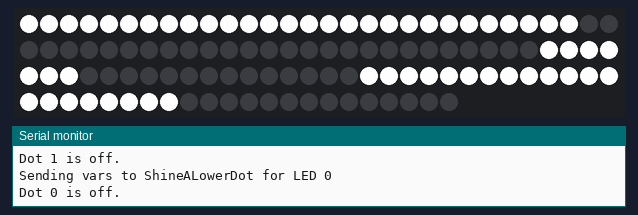
Recording of a sketch running on a simulated Arduino Uno, built with avr-gcc and run on an emulated ATmega328P. Shown: 112 RGB LEDs in strip order, left to right, continuing on the next row, the last lines printed to the serial monitor.

Above: at 5.2 s.
At 15.3 s:
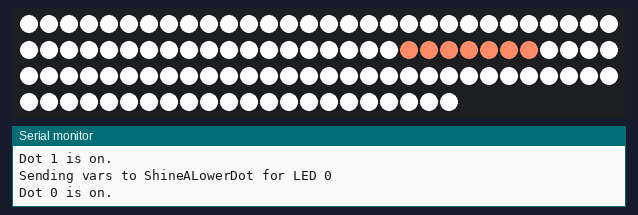
At 25.4 s:
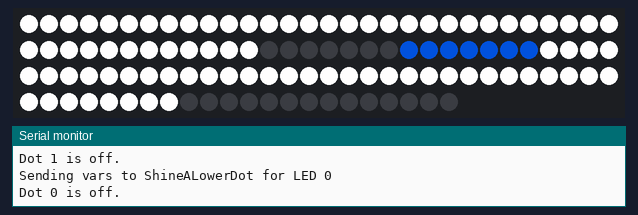
At 35.5 s:
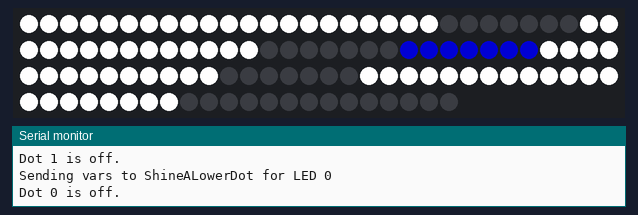
At 65.8 s:
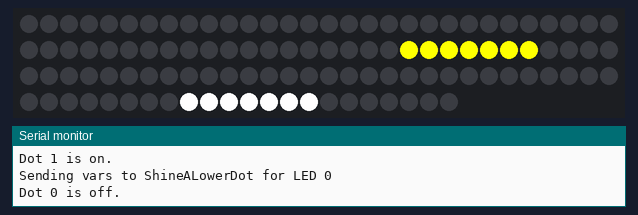
At 116.5 s:
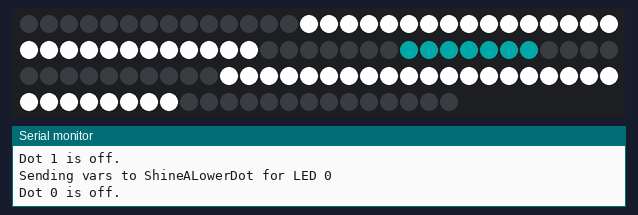

The sketch:

Main.ino
```cpp
//Hello Libraries
  #include <FastLED.h>

//There are probably a bunch of variables I need to define. So let's do that
//WiFi Variables go here
//NTP server goes here

//PIN for 2812 IO goes here
  #define DATA_PIN 5  //Currently, we listen on D5, which corresponds to 5
  #define NUM_LEDS 112 //This is the total number of LEDs (8*112)

  CRGB leds[NUM_LEDS];

//PIN for switch button goes here


void setup() {

//We initialise FastLED and add the LEDs to it.
  FastLED.addLeds<NEOPIXEL, DATA_PIN>(leds, NUM_LEDS);

//Probably need to get this motherfucker online
//Then need to get a date and time. These values are unlikely to be unstable, unless some really weird shit goes down.
//

//For debugging purposes, we want to listen to the Serial Port
Serial.begin(115200);
delay(5000);
Serial.println("Hello there");

}

void loop() {

  //This is where we want to get initially. Display a pseudo time (before we actually implement a real time clock)
  //In order to do this we will trigger the display binary feature. In our example the time is 15:57, the output should be
  //00001111
  //00111001
  Serial.println("15 und 57");
  displayBinary(15,57,0xFEFEFE,0xCD0000);
  delay(10000);
    Serial.println("300 und 400");
  displayBinary(300,400,0xFEFEFE,0x3B8B68);
  delay(10000);
    Serial.println("0 und 0");
  displayBinary(0,0,0xFEFEFE,0xA93796);
  delay(10000);
    Serial.println("23 und 59");
  displayBinary(23,59,0xFEFEFE,0x00080);
  delay(10000);
    Serial.println("12 und 12");
  displayBinary(12,12,0xFEFEFE,0xA52A2A);
    delay(10000);
      Serial.println("255 und 254");
  displayBinary(255,254,0xFEFEFE,0xFFC0CB);
    delay(10000);
      Serial.println("128 und 64");
  displayBinary(128,64,0xFEFEFE,0xFFFF00);
    delay(10000);
      Serial.println("77 und 88");
  displayBinary(77,88,0xFEFEFE,0x9ACD32);
}


void displayBinary(int upperByte, int lowerByte, int baseClr, int pageClr) {

 //This function will process two input values, alongside a colour set on LED1 to give a visual
 //indication of what page we are looking at. I.e. every page has it's own colour. Additionally
 //we will allow for the digit color to be adjusted

 //Let's do some reality checks. First things first, with 8 bit we can display values from 0-255
 //TODO: Let's round the values first. Then make sure both values are < 256. If the values are
 //larger than 255, we'll just make them 255. As they say in German: was nicht passt wird passend gemacht.

 if (upperByte > 255) {upperByte = 255;}
 if (lowerByte > 255) {lowerByte = 255;}
 Serial.println("Values cut off at 255. Just to confirm, the values are now:");
 Serial.print(upperByte);
 Serial.print(" on the upper line and on the lower ");
 Serial.println(lowerByte);

//Now let's decompose the two ints to binary digit thingies.
//Method 1 using the itob function

char* BinUpperLEDs = itob3(upperByte);
Serial.print("Upper line in binary: ");
Serial.println(BinUpperLEDs);
char* BinLowerLEDs = itob2(lowerByte);
Serial.print("Lower line in binary: ");
Serial.println(BinLowerLEDs);
Serial.println();

//Let's do LEDs

//Let's do the easy bit first and define 08 in the page colour
int basenumber;
for (basenumber = 49; basenumber < 56; ++basenumber) {
  leds[basenumber] = pageClr;
}
  Serial.print("Redering the page with the colour ");
  Serial.println(baseClr);

//Now let's check every digit on line 1

 //First things first, for testing, let's rip the array open
 Serial.println("Ripping the array open. Displaying every bit manually for Line ONE:");
 Serial.print(BinUpperLEDs[0]);
 Serial.print(BinUpperLEDs[1]);
 Serial.print(BinUpperLEDs[2]);
 Serial.print(BinUpperLEDs[3]);
 Serial.print(BinUpperLEDs[4]);
 Serial.print(BinUpperLEDs[5]);
 Serial.print(BinUpperLEDs[6]);
 Serial.println(BinUpperLEDs[7]);

// Upper LEDs are 7-1
  Serial.println("\n\n Let's determine the status for every dot ofthe upper 7 LEDs");

int LEDlocUp = 7;
while (LEDlocUp > 0)
{
    Serial.print("Sending vars to ShineAUpperDot for LED ");
    Serial.println(LEDlocUp);
    ShineAUpperDot (LEDlocUp, BinUpperLEDs, baseClr);
    LEDlocUp = LEDlocUp-1;
}

/* NOTE TO MYSELF

The upcoming code is so damn repetitive, it should be
fairly easy to get this down to a few lines of code.
I would stick by the principle though, but but in a lot
more loops and stuffs.

*/
//Let's check every digit on line 2
 //First things first, for testing, let's rip the array open
 Serial.println("Ripping the array open. Displaying every bit manually for Line TWO:");
 Serial.print(BinLowerLEDs[0]);
 Serial.print(BinLowerLEDs[1]);
 Serial.print(BinLowerLEDs[2]);
 Serial.print(BinLowerLEDs[3]);
 Serial.print(BinLowerLEDs[4]);
 Serial.print(BinLowerLEDs[5]);
 Serial.print(BinLowerLEDs[6]);
 Serial.println(BinLowerLEDs[7]);


  //Lower LEDs are 7-0
Serial.println("\n\n Let's determine the status for every dot of lower 8 LEDs");
int LEDlocLow = 7;
while (LEDlocLow > -1)
{
    Serial.print("Sending vars to ShineALowerDot for LED ");
    Serial.println(LEDlocLow);
    ShineALowerDot (LEDlocLow, BinLowerLEDs, baseClr);
    LEDlocLow = LEDlocLow-1;
}


//We have identified every dot that should be on or off. There's only one thing left to do.
//Launch the fireworks.
//3....
//2....
//1....
//IGNITION

      FastLED.show();
      memset(BinUpperLEDs, 0, sizeof(BinUpperLEDs));
      memset(BinLowerLEDs, 0, sizeof(BinLowerLEDs));
}

/* Essential functions */

   char* itob3(int i3) {
      static char bits3[8] = {'0','0','0','0','0','0','0','0'};
      int bits_index3 = 7;
      while ( i3 > 0 ) {
         bits3[bits_index3--] = (i3 & 1) + '0';
         i3 = ( i3 >> 1);
      }
      return bits3;
   }

      char* itob2(int i2) {
      static char bits2[8] = {'0','0','0','0','0','0','0','0'};
      int bits_index2 = 7;
      while ( i2 > 0 ) {
         bits2[bits_index2--] = (i2 & 1) + '0';
         i2 = ( i2 >> 1);
      }
      return bits2;
   }


/* Coming up are the less verbose versions to light bulbs in the upper and lower lines */

//Much less verbose - a template for shining lower Bulbs
char ShineALowerDot (int BulbID, char* BinLowerLEDs, int baseClr) {
  int LowerBound = (15-BulbID)*7;
  int UpperBound = LowerBound+7;
  int DotId = 16 - BulbID;

  if (BinLowerLEDs[BulbID] == '1') {
    int LedValue;
    for (LedValue = LowerBound; LedValue < UpperBound; ++LedValue) {
      leds[LedValue] = baseClr;
    }
    Serial.print("Dot ");
    Serial.print (BulbID);
    Serial.println(" is on.");

  }
  else{
    int LedValue;
    for (LedValue = LowerBound; LedValue < UpperBound; ++LedValue) {
      leds[LedValue] = 0x000000;

    }
    Serial.print("Dot ");
    Serial.print (BulbID);
    Serial.println(" is off.");
  }
}

//Upper line, for every x - Lower bound = (7-x)*7, upper bound (7-x)*7+7
char ShineAUpperDot (int BulbID, char* BinLowerLEDs, int baseClr) {
  int LowerBound = (7-BulbID)*7;
  int UpperBound = LowerBound+7;
  int DotId = 16 - BulbID;

  if (BinLowerLEDs[BulbID] == '1') {
    int LedValue;
    for (LedValue = LowerBound; LedValue < UpperBound; ++LedValue) {
      leds[LedValue] = baseClr;
    }
    Serial.print("Dot ");
    Serial.print (BulbID);
    Serial.println(" is on.");

  }
  else{
    int LedValue;
    for (LedValue = LowerBound; LedValue < UpperBound; ++LedValue) {
      leds[LedValue] = 0x000000;

    }
    Serial.print("Dot ");
    Serial.print (BulbID);
    Serial.println(" is off.");
  }
}
```

Measured:
- what the display in image 0 shows lasts 10.1 s, from 5.1 s to 15.2 s
